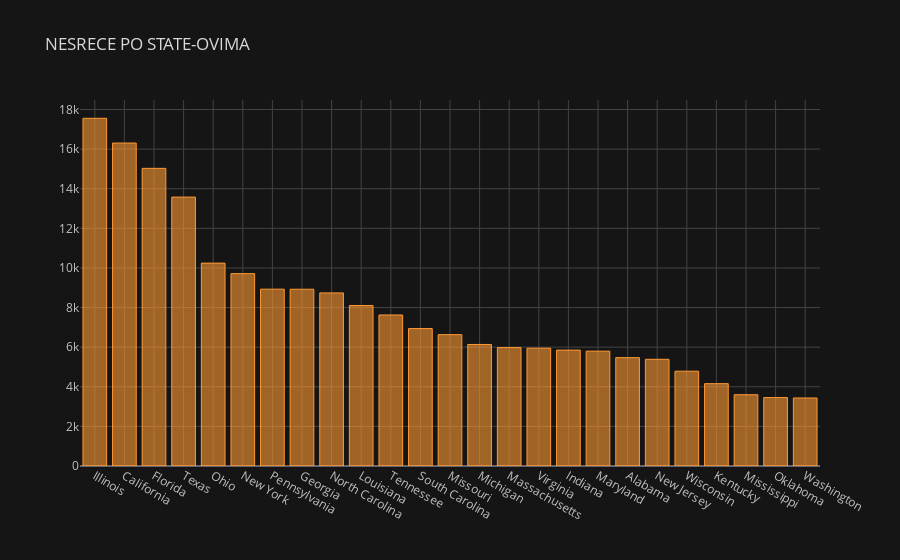

Notebook code cell kept with this figure:
### Code cell
df.state.value_counts().head(25).iplot(kind = 'bar', theme='solar', title = 'NESRECE PO STATE-OVIMA',)

### Figure 1 — Plotly figure (JSON) as saved in the notebook; plotly's stock layout.template omitted (floating-point values rounded to 4 significant figures)
{"data": [{"marker": {"color": "rgba(255, 153, 51, 0.6)", "line": {"color": "rgba(255, 153, 51, 1.0)", "width": 1}}, "name": "state", "orientation": "v", "text": "", "type": "bar", "x": ["Illinois", "California", "Florida", "Texas", "Ohio", "New York", "Pennsylvania", "Georgia", "North Carolina", "Louisiana", "Tennessee", "South Carolina", "Missouri", "Michigan", "Massachusetts", "Virginia", "Indiana", "Maryland", "Alabama", "New Jersey", "Wisconsin", "Kentucky", "Mississippi", "Oklahoma", "Washington"], "y": [17556, 16306, 15029, 13577, 10244, 9712, 8929, 8925, 8739, 8103, 7626, 6939, 6631, 6136, 5981, 5949, 5852, 5798, 5471, 5387, 4787, 4157, 3599, 3455, 3434]}], "layout": {"legend": {"bgcolor": "#151516", "font": {"color": "#D9D9D9"}}, "paper_bgcolor": "#151516", "plot_bgcolor": "#151516", "title": {"font": {"color": "#D9D9D9"}, "text": "NESRECE PO STATE-OVIMA"}, "xaxis": {"gridcolor": "#434343", "showgrid": true, "tickfont": {"color": "#C2C2C2"}, "title": {"font": {"color": "#D9D9D9"}, "text": ""}, "zerolinecolor": "#666570"}, "yaxis": {"gridcolor": "#434343", "showgrid": true, "tickfont": {"color": "#C2C2C2"}, "title": {"font": {"color": "#D9D9D9"}, "text": ""}, "zerolinecolor": "#666570"}}}
